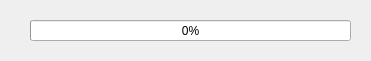
<?xml version="1.0" encoding="UTF-8"?>
<ui version="4.0">
 <class>MainWindow</class>
 <widget class="QMainWindow" name="MainWindow">
  <property name="geometry">
   <rect>
    <x>0</x>
    <y>0</y>
    <width>371</width>
    <height>61</height>
   </rect>
  </property>
  <property name="windowTitle">
   <string>Cropping</string>
  </property>
  <property name="windowIcon">
   <iconset resource="resources.qrc">
    <normaloff>:/newPrefix/icon.ico</normaloff>:/newPrefix/icon.ico</iconset>
  </property>
  <widget class="QWidget" name="centralwidget">
   <widget class="QProgressBar" name="crop_progress">
    <property name="geometry">
     <rect>
      <x>30</x>
      <y>20</y>
      <width>321</width>
      <height>21</height>
     </rect>
    </property>
    <property name="value">
     <number>0</number>
    </property>
   </widget>
  </widget>
 </widget>
 <resources>
  <include location="resources.qrc"/>
 </resources>
 <connections/>
</ui>
